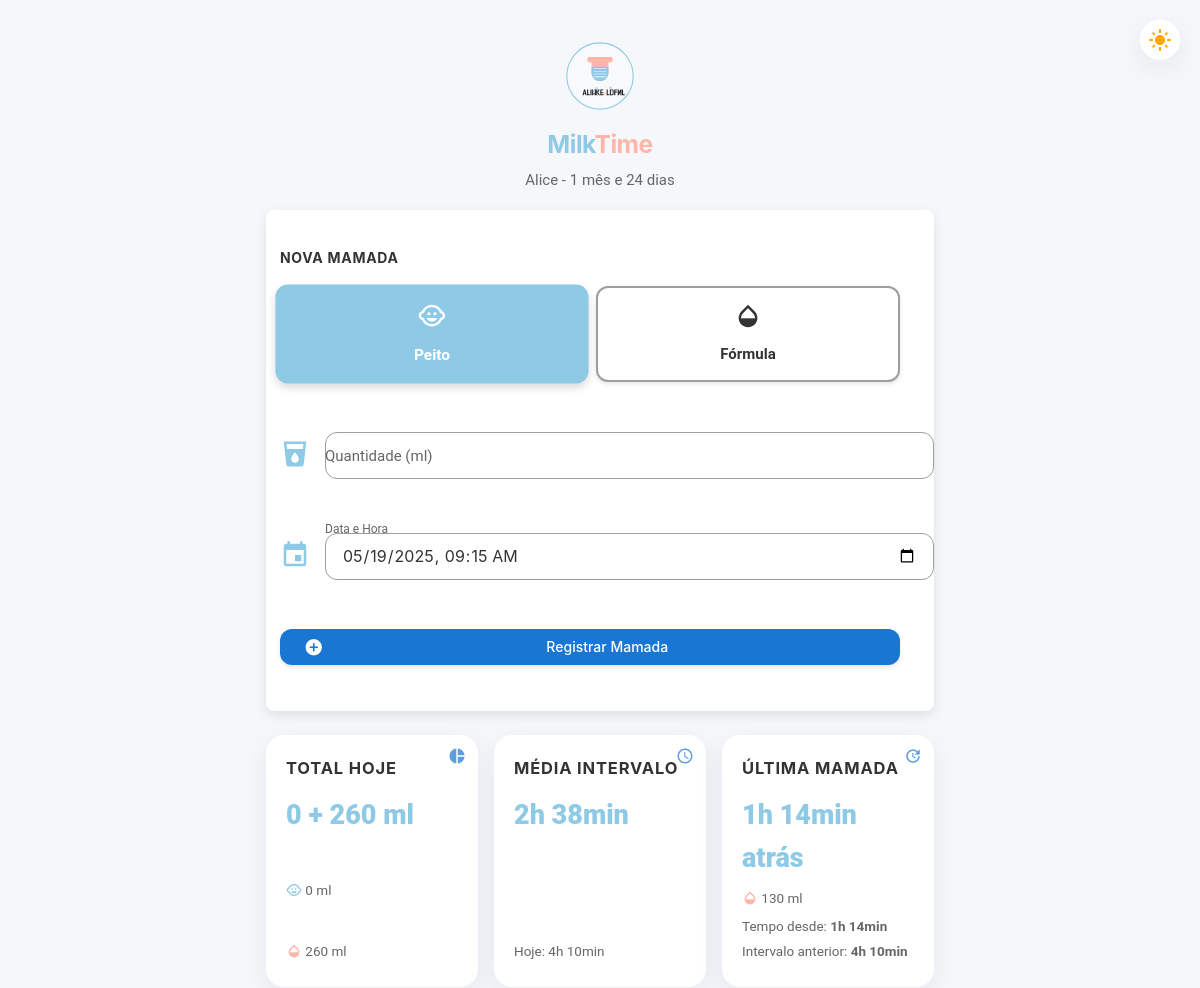
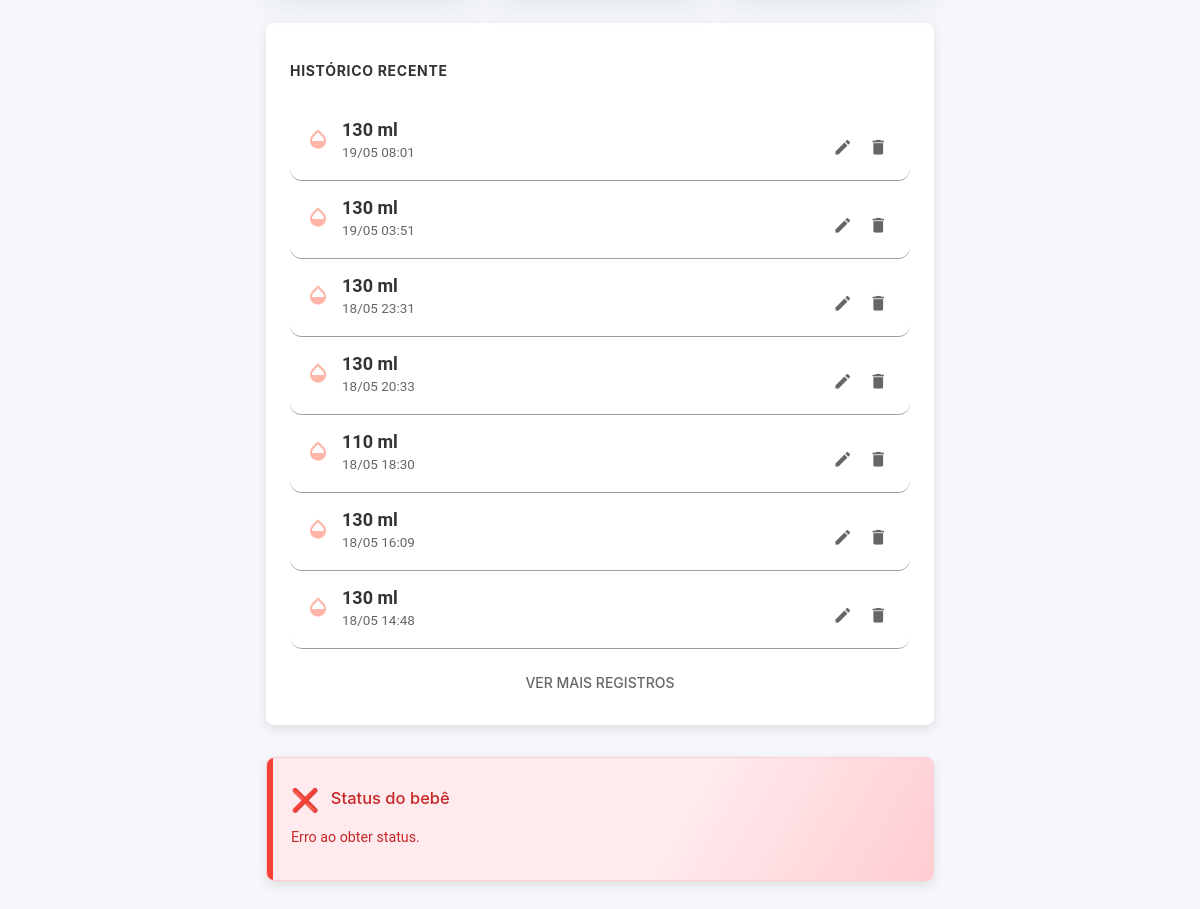
The page / on the database its author committed (2 pictures, top to bottom).
### tables this page shows
CREATE TABLE mamadas (
        id INTEGER PRIMARY KEY AUTOINCREMENT,
        tipo TEXT NOT NULL,
        quantidade INTEGER NOT NULL,
        data_hora DATETIME NOT NULL
    );

### index.php (the view, shortened to what this page needs)
<?php
$db = new PDO('sqlite:' . __DIR__ . '/mamadas.db');
$db->setAttribute(PDO::ATTR_ERRMODE, PDO::ERRMODE_EXCEPTION);
$db->exec('CREATE TABLE IF NOT EXISTS mamadas (
    id INTEGER PRIMARY KEY AUTOINCREMENT,
    tipo TEXT NOT NULL,
    quantidade INTEGER NOT NULL,
    data_hora DATETIME NOT NULL
)');
$hoje = date('Y-m-d');
$inicio_dia_atual = $hoje . ' 00:00:00';
$ontem = date('Y-m-d', strtotime('-1 day'));
$inicio_dia_ontem = $ontem . ' 00:00:00';
$stmt_anterior = $db->prepare('
    SELECT * FROM mamadas
    WHERE data_hora >= ? AND data_hora < ?
    ORDER BY data_hora DESC
    LIMIT 5
');
$stmt_anterior->execute([$inicio_dia_ontem, $inicio_dia_atual]);
$mamadas_anteriores = $stmt_anterior->fetchAll(PDO::FETCH_ASSOC);
$stmt_atual = $db->prepare('
    SELECT * FROM mamadas
    WHERE data_hora >= ?
    ORDER BY data_hora DESC
');
$stmt_atual->execute([$inicio_dia_atual]);
$mamadas_atuais = $stmt_atual->fetchAll(PDO::FETCH_ASSOC);
$mamadas = array_merge($mamadas_atuais, $mamadas_anteriores);
usort($mamadas, function($a, $b) {
    return strtotime($b['data_hora']) - strtotime($a['data_hora']);
});
$hoje = date('Y-m-d');
$inicio_dia = $hoje . ' 00:00:00';
$agora = date('Y-m-d H:i:s');
$stmt = $db->prepare('SELECT tipo, SUM(quantidade) as total FROM mamadas WHERE data_hora >= ? AND data_hora <= ? GROUP BY tipo');
$stmt->execute([$inicio_dia, $agora]);
$totais = $stmt->fetchAll(PDO::FETCH_KEY_PAIR);
$stmt = $db->prepare('SELECT data_hora FROM mamadas WHERE date(data_hora) = ? ORDER BY data_hora DESC');
$stmt->execute([$hoje]);
$datas_dia = $stmt->fetchAll(PDO::FETCH_COLUMN);
$intervalos_dia = [];
for ($i = 1; $i < count($datas_dia); $i++) {
    $d1 = strtotime($datas_dia[$i-1]);
    $d2 = strtotime($datas_dia[$i]);
    $intervalos_dia[] = abs($d1 - $d2);
}
$media_dia = count($intervalos_dia) ? array_sum($intervalos_dia)/count($intervalos_dia) : 0;
$stmt = $db->prepare('SELECT data_hora FROM mamadas WHERE data_hora >= datetime("now", "-1 day") ORDER BY data_hora DESC');
$stmt->execute();
$datas_24h = $stmt->fetchAll(PDO::FETCH_COLUMN);
$intervalos_24h = [];
for ($i = 1; $i < count($datas_24h); $i++) {
    $d1 = strtotime($datas_24h[$i-1]);
    $d2 = strtotime($datas_24h[$i]);
    $intervalos_24h[] = abs($d1 - $d2);
}
$media_24h = count($intervalos_24h) ? array_sum($intervalos_24h)/count($intervalos_24h) : 0;
function tempo_humano($segundos) {
    $min = floor($segundos/60);
    $h = floor($min/60);
    $min = $min % 60;
    return $h . 'h ' . $min . 'min';
}
$dt_nascimento = '2025-03-25';
$hoje_data = new DateTime(date('Y-m-d'));
$nasc_data = new DateTime($dt_nascimento);
$diff = $nasc_data->diff($hoje_data);
$idade_str = $diff->m > 0 ? ( ($diff->m == 1 ? '1 mês' : $diff->m . ' meses') . ' e ' . $diff->d . ' dias' ) : ($diff->d . ' dias');
$idade_str = $diff->m > 0 ? $idade_str : ($diff->d == 1 ? '1 dia' : $diff->d . ' dias');
?>
<!DOCTYPE html>
<html lang="pt">
<head>
    <link href="https://cdnjs.cloudflare.com/ajax/libs/materialize/1.0.0/css/materialize.min.css" rel="stylesheet">
    <link rel="stylesheet" href="style.css">
    <link rel="stylesheet" href="style-extra.css">
</head>
<body>
    <div class="theme-toggle" id="theme-toggle">
        <i class="material-icons">light_mode</i>
    </div>
    <div class="container">
        <div class="center-align" style="margin-top:24px;margin-bottom:18px;">
            <img src="logo.svg" alt="MilkTime Logo" style="height:72px;">
            <h5 style="margin-top:12px;font-family:var(--font-primary);font-weight:700;">
                <span style="color:var(--primary);">Milk</span><span style="color:var(--secondary);">Time</span>
            </h5>
            <p style="margin-top:4px;color:var(--text-secondary);">
                Alice - <?php echo $idade_str; ?>
            </p>
        </div>
        <div class="card-panel">
            <h5 class="card-title" style="font-family:var(--font-primary);font-weight:700;margin-bottom:20px;color:var(--text-primary);">Nova Mamada</h5>
            <form method="POST" autocomplete="off">
                <div class="form-row">
                    <div style="display:flex;gap:12px;width:100%;margin-bottom:20px;">
                        <div class="tipo-btn peito" id="btn-peito" onclick="selecionarTipo('peito')">
                            <i class="material-icons">child_care</i>
                            <span>Peito</span>
                        </div>
                        <div class="tipo-btn formula" id="btn-formula" onclick="selecionarTipo('formula')">
                            <i class="material-icons">opacity</i>
                            <span>Fórmula</span>
                        </div>
                    </div>
                    <div class="input-field" style="width:100%;margin-bottom:16px;">
                        <i class="material-icons prefix">local_drink</i>
                        <input type="number" name="quantidade" id="quantidade" min="1" required autofocus>
                        <label for="quantidade">Quantidade (ml)</label>
                    </div>
                    <div class="input-field" style="width:100%;margin-bottom:16px;">
                        <i class="material-icons prefix">event</i>
                        <input type="datetime-local" name="data_hora" id="data_hora" value="<?php echo date('Y-m-d\TH:i'); ?>" required>
                        <label for="data_hora" class="active">Data e Hora</label>
                    </div>
                    <button type="submit" class="btn subtle-hover" style="width:100%;margin-top:10px;">
                        <i class="material-icons left">add_circle</i>Registrar Mamada
                    </button>
                </div>
            </form>
        </div>
        <div class="resumo-grid">
            <div class="resumo-card">
                <i class="material-icons card-icon">pie_chart</i>
                <div class="card-title">Total Hoje</div>
                <div class="animated-value card-value">
                    <?php
                        echo isset($totais['peito']) ? $totais['peito'] : '0';
                        echo ' + ';
                        echo isset($totais['formula']) ? $totais['formula'] : '0';
                        echo ' ml';
                    ?>
                </div>
                <div class="card-subtitle">
                    <i class="material-icons" style="font-size:16px;vertical-align:text-bottom;color:var(--primary);">child_care</i>
                    <?php echo isset($totais['peito']) ? $totais['peito'] . ' ml' : '0 ml'; ?>
                </div>
                <div class="card-subtitle">
                    <i class="material-icons" style="font-size:16px;vertical-align:text-bottom;color:var(--secondary);">opacity</i>
                    <?php echo isset($totais['formula']) ? $totais['formula'] . ' ml' : '0 ml'; ?>
                </div>
            </div>
            <div class="resumo-card">
                <i class="material-icons card-icon">schedule</i>
                <div class="card-title">Média Intervalo</div>
                <div class="animated-value card-value">
                    <?php echo tempo_humano($media_24h); ?>
                </div>
                <div class="card-subtitle">
                    Hoje: <?php echo tempo_humano($media_dia); ?>
                </div>
            </div>
            <div class="resumo-card">
                <i class="material-icons card-icon">update</i>
                <div class="card-title">Última Mamada</div>
                <div class="animated-value card-value">
                    <?php
                        if (count($mamadas) > 0) {
                            $ultima = strtotime($mamadas[0]['data_hora']);
                            $agora = time();
                            $diff = $agora - $ultima;
                            echo tempo_humano($diff) . ' atrás';
                        } else {
                            echo "Nenhuma";
                        }
                    ?>
                </div>
                <div class="card-subtitle">
                    <?php
                        if (count($mamadas) > 0) {
                            echo $mamadas[0]['tipo'] === 'peito' ?
                                '<i class="material-icons" style="font-size:16px;vertical-align:text-bottom;color:var(--primary);">child_care</i>' :
                                '<i class="material-icons" style="font-size:16px;vertical-align:text-bottom;color:var(--secondary);">opacity</i>';
                            echo ' ' . $mamadas[0]['quantidade'] . ' ml';
                            $ultima = strtotime($mamadas[0]['data_hora']);
                            $agora = time();
                            $diff = $agora - $ultima;
                            $horas = floor($diff / 3600);
                            $minutos = floor(($diff % 3600) / 60);
                            echo '<div style="margin-top:6px;">Tempo desde: <b>' . $horas . 'h ' . $minutos . 'min</b></div>';
                            if (count($mamadas) > 1) {
                                $ultima = strtotime($mamadas[0]['data_hora']);
                                $penultima = strtotime($mamadas[1]['data_hora']);
                                $diff_entre_mamadas = $ultima - $penultima;
                                $horas_entre = floor($diff_entre_mamadas / 3600);
                                $minutos_entre = floor(($diff_entre_mamadas % 3600) / 60);
                                echo '<div style="margin-top:4px;">Intervalo anterior: <b>' . $horas_entre . 'h ' . $minutos_entre . 'min</b></div>';
                            }
                        }
                    ?>
                </div>
            </div>
        </div>
        <div class="card-panel">
            <h5 class="card-title" style="font-family:var(--font-primary);font-weight:700;margin-bottom:16px;color:var(--text-primary);">Histórico Recente</h5>
            <ul class="collection" style="border:none;">
                <?php foreach ($mamadas as $index => $m): ?>
                    <li class="collection-item <?php echo $index >= 5 ? 'hidden-mamada' : ''; ?>" style="<?php echo $index >= 5 ? 'display:none;' : ''; ?>">
                        <div class="info-principal">
                            <div class="tipo-icon">
                                <?php if ($m['tipo'] === 'peito'): ?>
                                    <i class="material-icons" style="color:var(--primary);">child_care</i>
                                <?php else: ?>
                                    <i class="material-icons" style="color:var(--secondary);">opacity</i>
                                <?php endif; ?>
                            </div>
                            <div>
                                <span class="quantidade"><?php echo $m['quantidade']; ?> ml</span>
                                <div class="info-secundaria">
                                    <?php
                                        $data = new DateTime($m['data_hora']);
                                        echo $data->format('d/m H:i');
                                    ?>
                                </div>
                            </div>
                        </div>
                        <div>
                            <a href="#modal-edit-<?php echo $m['id']; ?>" class="modal-trigger btn-flat" style="padding:6px;"><i class="material-icons" style="color:var(--text-secondary);">edit</i></a>
                            <form method="POST" style="display:inline;">
                                <button type="submit" class="btn-flat" style="padding:6px;" onclick="return confirm('Tem certeza que deseja excluir?')">
                                    <i class="material-icons" style="color:var(--text-secondary);">delete</i>
                                </button>
                            </form>
                        </div>
                    </li>
                <?php endforeach; ?>
            </ul>
            <?php if (count($mamadas) > 5): ?>
            <button id="mostrar-mais-mamadas" class="btn-flat blue-text" style="margin-top:16px;display:block;width:100%;text-align:center;">
                Ver mais registros
            </button>
            <?php endif; ?>
        </div>
        <div id="painel-status-bebe">
            <span class="status-icone" id="status-icone">🔄</span>
            <span class="status-titulo">Status do bebê</span><br>
            <span class="status-info" id="status-txt">Carregando...</span>
        </div>
    </div>
</body>
</html>

### style.css (style rules this page uses)
:root { --primary: #8ECAE6; --secondary: #FFB5A7; --accent: #FB6F92; --bg-primary: #FFE4E1; --bg-secondary: #FFF0F5; --neutral-light: #FFF5EE; --neutral-medium: #F8EDEB; --text-primary: #333333; --text-secondary: #666666; --font-primary: 'Montserrat', -apple-system, BlinkMacSystemFont, 'Segoe UI', Roboto, Helvetica, Arial, sans-serif; --font-secondary: -apple-system, BlinkMacSystemFont, 'Segoe UI', Roboto, Helvetica, Arial, sans-serif; --card-shadow: 0 8px 24px rgba(149, 157, 165, 0.15); --transition-default: all 0.3s ease; --border-radius-sm: 12px; --border-radius-md: 18px; --border-radius-lg: 24px; }
body { background: var(--neutral-light); color: var(--text-primary); font-family: var(--font-secondary); transition: var(--transition-default); margin: 0; padding: 0; min-height: 100vh; }
h1, h2, h3, h4, h5, h6 { font-family: var(--font-primary); font-weight: 700; letter-spacing: -0.02em; }
.container { max-width: 768px; margin-top: 20px; padding-bottom: 40px; }
.card-panel { background-color: white; border-radius: var(--border-radius-lg); box-shadow: var(--card-shadow); transition: var(--transition-default); border: none; overflow: hidden; margin-bottom: 24px; padding: 24px; }
.collection { border: none; border-radius: var(--border-radius-md); overflow: hidden; }
.collection-item { font-size: 1.05em; border-radius: var(--border-radius-sm); margin-bottom: 12px; transition: var(--transition-default); display: flex; justify-content: space-between; align-items: center; padding: 16px; background-color: #fafafa; }
.btn, button { background-color: var(--accent) !important; color: white !important; border: none; border-radius: var(--border-radius-sm); font-weight: 600; text-transform: none; letter-spacing: 0; box-shadow: 0 4px 12px rgba(251, 111, 146, 0.25); transition: var(--transition-default); padding: 0 24px; }
.btn-flat { background-color: transparent !important; color: var(--text-secondary) !important; box-shadow: none !important; }
input, select, textarea { border-radius: var(--border-radius-sm) !important; font-family: var(--font-secondary) !important; transition: var(--transition-default); }
.tipo-btn { border-radius: var(--border-radius-md); padding: 16px; text-align: center; flex: 1; cursor: pointer; transition: var(--transition-default); display: flex; flex-direction: column; align-items: center; gap: 8px; border: 2px solid #f0f0f0; }
.tipo-btn.peito { color: var(--primary); }
.tipo-btn.formula { color: var(--secondary); }
.tipo-btn.active { transform: scale(1.03); border-color: currentColor; background-color: rgba(142, 202, 230, 0.1); }
.tipo-btn i { font-size: 28px; margin-bottom: 4px; }
.tipo-btn span { font-weight: 600; }
.resumo-grid { display: grid; grid-template-columns: repeat(auto-fit, minmax(200px, 1fr)); gap: 16px; margin: 24px 0; }
.resumo-card { background: white; border-radius: var(--border-radius-md); padding: 20px; box-shadow: var(--card-shadow); transition: var(--transition-default); display: flex; flex-direction: column; }
.card-icon { color: var(--accent); font-size: 28px; margin-bottom: 12px; }
.card-title { font-weight: 700; font-size: 14px; color: var(--text-secondary); text-transform: uppercase; letter-spacing: 0.05em; margin-bottom: 8px; }
.card-value { font-size: 24px; font-weight: 700; margin-bottom: 12px; color: var(--text-primary); }
.card-subtitle { font-size: 14px; color: var(--text-secondary); margin-top: auto; margin-bottom: 4px; }
.subtle-hover { transition: all 0.3s ease; }
.theme-toggle { position: fixed; top: 20px; right: 20px; z-index: 1000; cursor: pointer; padding: 12px; border-radius: 50%; background-color: white; box-shadow: 0 2px 10px rgba(0,0,0,0.1); transition: var(--transition-default); color: #FFA500; display: flex; align-items: center; justify-content: center; }
.info-principal { display: flex; align-items: center; gap: 12px; }
.tipo-icon i { font-size: 24px; }
.quantidade { font-weight: 700; font-size: 18px; display: block; }
.info-secundaria { font-size: 14px; color: var(--text-secondary); }

### rows shown on the page
mamadas: quantidade "130", tipo "formula" (drawn), data_hora "19/05 08:01"
mamadas: tipo "formula" (drawn), quantidade "130", data_hora "19/05 03:51"
mamadas: tipo "formula" (drawn), quantidade "130", data_hora "18/05 23:31"
mamadas: tipo "formula" (drawn), quantidade "130", data_hora "18/05 20:33"
mamadas: tipo "formula" (drawn), quantidade "110", data_hora "18/05 18:30"
mamadas: tipo "formula" (drawn), quantidade "130", data_hora "18/05 16:09"
mamadas: tipo "formula" (drawn), quantidade "130", data_hora "18/05 14:48"

### other values the page prints
$totais['formula'] "260"
tempo_humano($media_24h) "2h 38min"
tempo_humano($media_dia) "4h 10min"
$horas_entre "4"
$minutos_entre "10"
